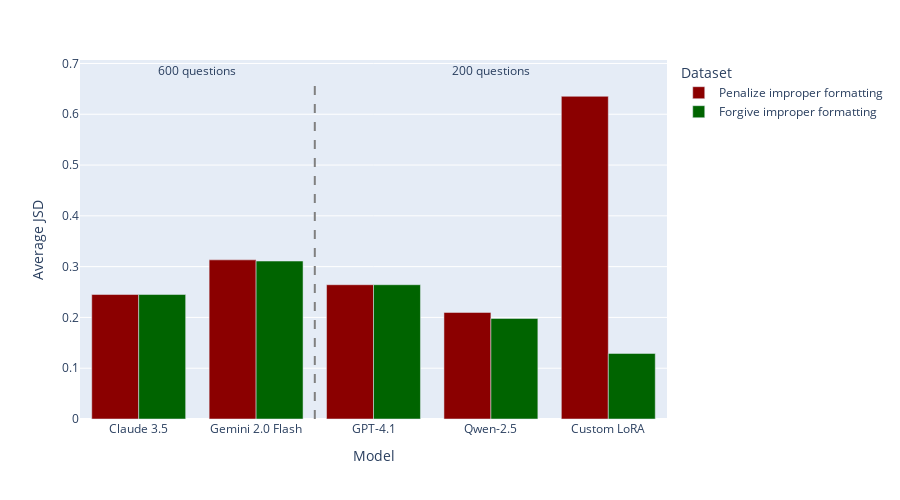

The cell this chart's notebook holds for it:
### Code cell
# I worked with AI to create this graph, as indicated by the exessive commenting

# ----------# ------------------------------------------------------------------
# 1️⃣  Build the same tidy table as before
# ------------------------------------------------------------------
models_80 = ['jsd_4.1', 'jsd_qwen', 'jsd_lora']             # cols in df
label_map = {
    'jsd_4.1' : 'GPT-4.1',
    'jsd_qwen': 'Qwen-2.5',
    'jsd_lora': 'Custom LoRA',
    'claude'  : 'Claude 3.5',
    'gemini'  : 'Gemini 2.0 Flash'
}

rows = []

# --- 80-question models ------------------------------------------
for col in models_80:
    rows += [
        dict(Model=label_map[col], Bucket='80 questions',
             Dataset='Penalize improper formatting',   # legend text
             JSD=df[col].mean()),

        dict(Model=label_map[col], Bucket='80 questions',
             Dataset='Forgive improper formatting',
             JSD=df.loc[df[col] != 1, col].mean())
    ]

# --- 600-question models -----------------------------------------
rows += [
    dict(Model=label_map['claude'], Bucket='600 questions',
         Dataset='Penalize improper formatting',
         JSD=df_claude['jsd'].mean()),
    dict(Model=label_map['claude'], Bucket='600 questions',
         Dataset='Forgive improper formatting',
         JSD=df_claude.loc[df_claude['jsd'] != 1, 'jsd'].mean()),

    dict(Model=label_map['gemini'], Bucket='600 questions',
         Dataset='Penalize improper formatting',
         JSD=df_gemini['jsd'].mean()),
    dict(Model=label_map['gemini'], Bucket='600 questions',
         Dataset='Forgive improper formatting',
         JSD=df_gemini.loc[df_gemini['jsd'] != 1, 'jsd'].mean())
]

plot_data = pd.DataFrame(rows)

# ------------------------------------------------------------------
# 2️⃣  Create an ordered x-axis so 600-Q models come first
# ------------------------------------------------------------------
order_600 = plot_data.loc[plot_data.Bucket == '600 questions', 'Model'].unique().tolist()
order_80  = plot_data.loc[plot_data.Bucket == '80 questions',  'Model'].unique().tolist()
x_order   = order_600 + order_80

plot_data['Model'] = pd.Categorical(plot_data['Model'],
                                    categories=x_order,
                                    ordered=True)

# ------------------------------------------------------------------
# 3️⃣  Draw the single-row grouped bar chart
# ------------------------------------------------------------------
fig = px.bar(
    plot_data,
    x='Model',
    y='JSD',
    color='Dataset',
    barmode='group',
    labels={'JSD': 'Average Jensen–Shannon Distance'},
    color_discrete_sequence=['#8B0000', '#006400'],
    category_orders={'Model': x_order}   #  ← NEW: lock X-axis order
)


# ------------------------------------------------------------------
# 4️⃣  Visual cue separating the two evaluation sets
# ------------------------------------------------------------------
split_x = len(order_600) - 0.5          # position between buckets

# Dashed vertical divider
fig.add_shape(
    type='line',
    x0=split_x, x1=split_x,
    y0=0, y1=plot_data['JSD'].max()*1.05,
    line=dict(color='grey', dash='dash')
)

# Group labels above bars
fig.add_annotation(
    x=(len(order_600)-1)/2,           # mid-point of 600-Q group
    y=plot_data['JSD'].max()*1.08,
    text='600 questions',
    showarrow=False,
    font=dict(size=12)
)
fig.add_annotation(
    x=len(order_600) + (len(order_80)-1)/2,
    y=plot_data['JSD'].max()*1.08,
    text='200 questions',
    showarrow=False,
    font=dict(size=12)
)

fig.update_layout(
    width=900,
    height=500,
    xaxis_title='Model',
    yaxis_title='Average JSD'
)

fig.show()

### Figure 1 — Plotly figure (JSON) as saved in the notebook; plotly's stock layout.template omitted (floating-point values rounded to 4 significant figures)
{"data": [{"alignmentgroup": "True", "hovertemplate": "Dataset=Penalize improper formatting<br>Model=%{x}<br>Average Jensen–Shannon Distance=%{y}<extra></extra>", "legendgroup": "Penalize improper formatting", "marker": {"color": "#8B0000", "pattern": {"shape": ""}}, "name": "Penalize improper formatting", "offsetgroup": "Penalize improper formatting", "orientation": "v", "showlegend": true, "textposition": "auto", "type": "bar", "x": ["GPT-4.1", "Qwen-2.5", "Custom LoRA", "Claude 3.5", "Gemini 2.0 Flash"], "xaxis": "x", "y": [0.2644, 0.2098, 0.6353, 0.2451, 0.3133], "yaxis": "y"}, {"alignmentgroup": "True", "hovertemplate": "Dataset=Forgive improper formatting<br>Model=%{x}<br>Average Jensen–Shannon Distance=%{y}<extra></extra>", "legendgroup": "Forgive improper formatting", "marker": {"color": "#006400", "pattern": {"shape": ""}}, "name": "Forgive improper formatting", "offsetgroup": "Forgive improper formatting", "orientation": "v", "showlegend": true, "textposition": "auto", "type": "bar", "x": ["GPT-4.1", "Qwen-2.5", "Custom LoRA", "Claude 3.5", "Gemini 2.0 Flash"], "xaxis": "x", "y": [0.2644, 0.198, 0.1291, 0.2451, 0.311], "yaxis": "y"}], "layout": {"annotations": [{"font": {"size": 12}, "showarrow": false, "text": "600 questions", "x": 0.5, "y": 0.6862}, {"font": {"size": 12}, "showarrow": false, "text": "200 questions", "x": 3, "y": 0.6862}], "barmode": "group", "height": 500, "legend": {"title": {"text": "Dataset"}, "tracegroupgap": 0}, "margin": {"t": 60}, "shapes": [{"line": {"color": "grey", "dash": "dash"}, "type": "line", "x0": 1.5, "x1": 1.5, "y0": 0, "y1": 0.6671}], "width": 900, "xaxis": {"anchor": "y", "categoryarray": ["Claude 3.5", "Gemini 2.0 Flash", "GPT-4.1", "Qwen-2.5", "Custom LoRA"], "categoryorder": "array", "domain": [0, 1], "title": {"text": "Model"}}, "yaxis": {"anchor": "x", "domain": [0, 1], "title": {"text": "Average JSD"}}}}
